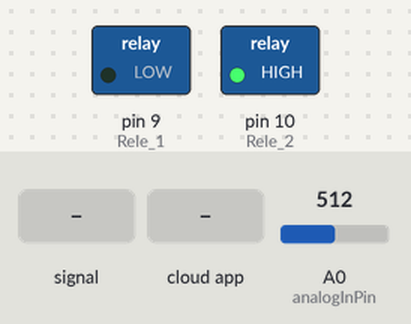
A sketch run on a simulated Arduino Uno, built with avr-gcc and run on an emulated ATmega328P. Shown: switched loads named in the sketch (green lamp = pin HIGH). The inputs (shaded band) are chosen by the test bench; at power-on: A0 (analogInPin) = 512. The ROS host is connected and sends only what is stated.

Above: at 1.2 s.
1.3 s: A0 (analogInPin) fed a 200 Hz sine of ±460 counts around its level
At 2.2 s:
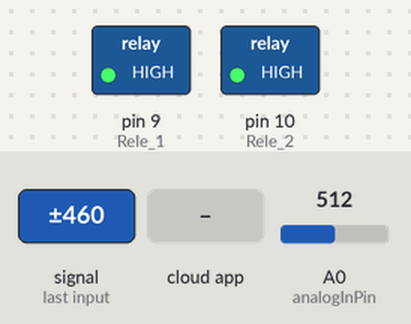
2.8 s: the phone or cloud app sets angle_platform to 100
At 3.8 s:
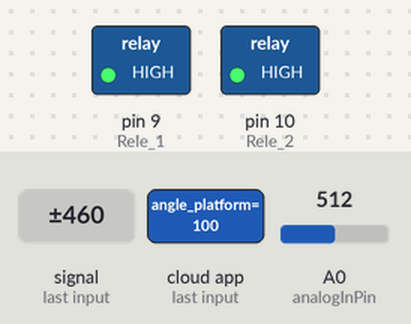
4.4 s: the phone or cloud app sets angle_platform to -100
At 5.1 s:
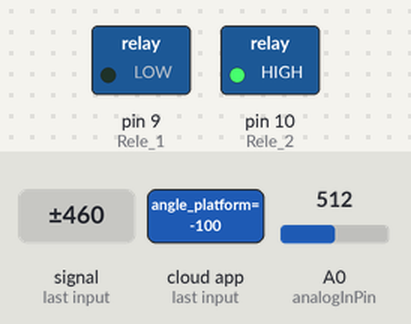
5.9 s: the phone or cloud app sets angle_platform to 100
At 7.1 s:
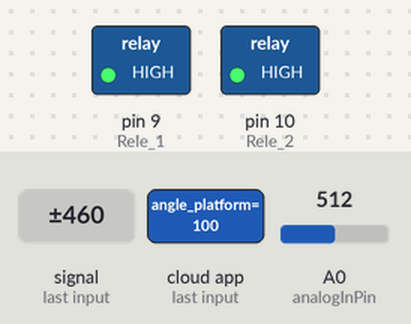
7.4 s: the phone or cloud app sets angle_platform to 0
At 8.5 s:
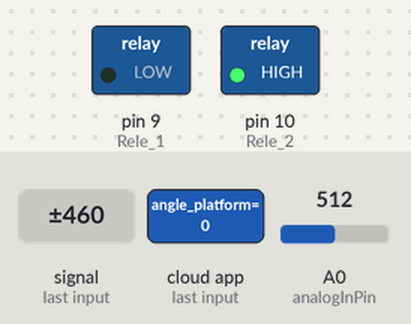
8.9 s: A0 (analogInPin) set to 27
10.4 s: A0 (analogInPin) set to 22
At 10.8 s:
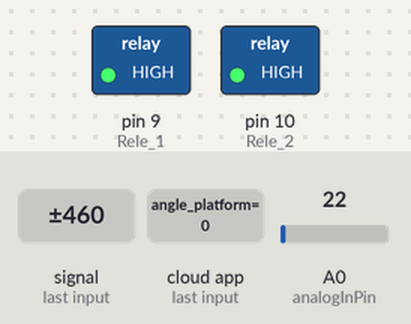
Timing chart, 0 to 12.9 s (numbered marks = the images above; inputs shaded):
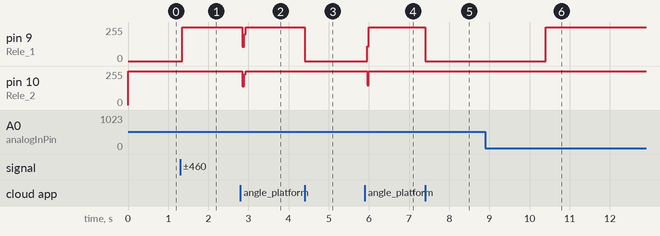

Measured:
- the behaviour switches between 25 and 24 on A0 (analogInPin) (found by bisection; images 5 and 6)
- after the input at 1.3 s, pin 9 (Rele_1): 0/255 → 255/255 after 0.05 s
- after the input at 2.8 s, pin 9 (Rele_1): 255/255 → 106/255 after 0.05 s, → 201/255 0.04 s later, → 255/255 0.04 s later; pin 10 (Rele_2): 255/255 → 142/255 after 0.05 s, → 230/255 0.04 s later, → 255/255 0.04 s later
- after the input at 4.4 s, pin 9 (Rele_1): 255/255 → 0/255 at once
- after the input at 5.9 s, pin 9 (Rele_1): 0/255 → 255/255 after 0.05 s; pin 10 (Rele_2): 255/255 → 149/255 after 0.05 s, → 255/255 0.04 s later
- after the input at 7.4 s, pin 9 (Rele_1): 255/255 → 0/255 at once
- after the input at 8.9 s, every drawn part: stays the same
- after the input at 10.4 s, pin 9 (Rele_1): 0/255 → 255/255 at once

The sketch:

Control_Actuador.ino
```cpp
#include <ros.h>
#include <geometry_msgs/Twist.h>
#include <std_msgs/Bool.h>
#include <std_msgs/Empty.h>
#include <std_msgs/Float64.h>
#include <ros/time.h>

// Pines para lectura de potenciometro control posicion angulas
const int analogInPin = A0; // Analog input pin that the potentiometer is attached to
int sensorValue = 0; // value read from the pot
float angulo_inclinacion = 0; // value output to the PWM (analog out)

// Pines control actuador placa reles
const int Rele_1 = 9;
const int Rele_2 = 10;
bool COND_1 = true;
bool COND_2 = true;
bool COND_3 = true;

// declaracion de valores de ROS
ros::NodeHandle nh;

float angulo;
float topico_angulo = 90;

// Callback del angulo de posicion recibido
void messageCb( const std_msgs::Float64& msg){
  topico_angulo = msg.data;
  COND_1 = true;
  COND_2 = true;
}

ros::Subscriber<std_msgs::Float64> s("/angle_platform", &messageCb);

void setup() {

  nh.initNode();
  nh.subscribe(s);


 // initialize serial communications at 9600 bps:
 pinMode(Rele_1, OUTPUT);
 pinMode(Rele_2, OUTPUT);
 //Serial.begin(9600);
}

void loop() {
 // read the analog in value:
 sensorValue = analogRead(analogInPin);
 // map it to the range of the analog out:
 angulo_inclinacion = map(sensorValue, 0, 1023, 0, 255);

// Control On Off del actuador en funcion del angulo de inclinacion

if (angulo_inclinacion > topico_angulo && COND_2)
{
digitalWrite(Rele_1, LOW);
digitalWrite(Rele_2, HIGH);
  }


if (angulo_inclinacion < topico_angulo && COND_1)
{
digitalWrite(Rele_1, HIGH);
digitalWrite(Rele_2, LOW);
}


if (angulo_inclinacion >= topico_angulo-5 &&  angulo_inclinacion <= topico_angulo+5)
{
  COND_1 = false;
  COND_2 = false;
digitalWrite(Rele_1, HIGH);
digitalWrite(Rele_2, HIGH);
  }
/*
if (angulo_inclinacion>90 && angulo_inclinacion<180)
{
digitalWrite(Rele_1, HIGH);
digitalWrite(Rele_2, HIGH);
  }


if (angulo_inclinacion>180)
{
digitalWrite(Rele_1, HIGH);
digitalWrite(Rele_2, LOW);
  }

  if (angulo_inclinacion<=90)
{
digitalWrite(Rele_1, LOW);
digitalWrite(Rele_2, HIGH);
  }
  */


 //Serial.print("\t output = ");
 //Serial.println(angulo_inclinacion);

 angulo +=1;

 nh.spinOnce();

 //delay(2);
}
```
